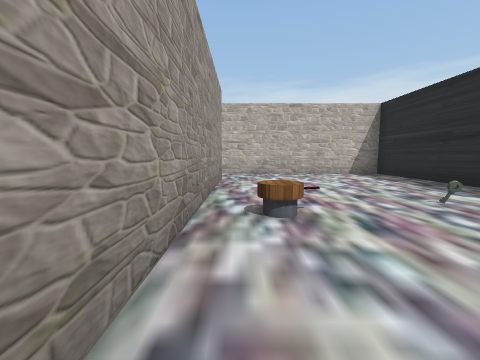
[1] (above)

24 first-person views from a walk through a 3-D level made in the Unity game engine. The camera is 1.3 m above the floor, tilts 6° down and sees 90° across. The floor is counted in squares, 2 m on a side. Each view is taken from the middle of a square. On the plan, view 1 faces up. The plan holds only what a view shows up to about 9 squares ahead; the rest is blank. The place goes on beyond the plan. Some surface patterns are stand-ins.

[2]
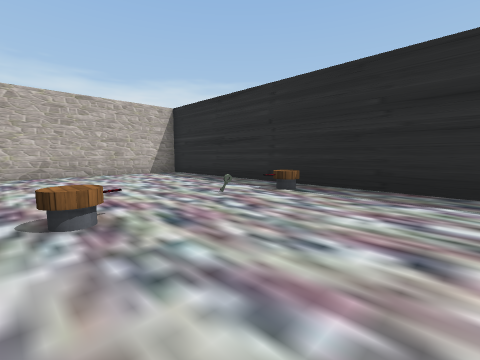

[3]
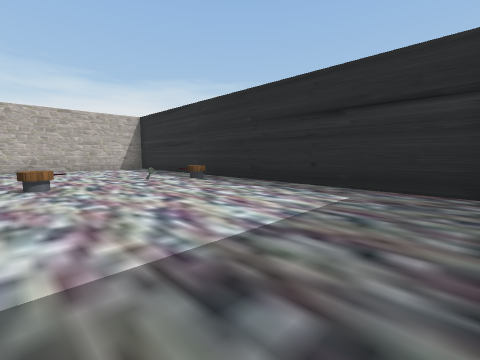

[4]
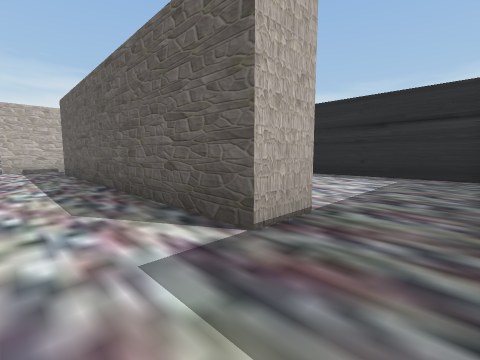

[5]
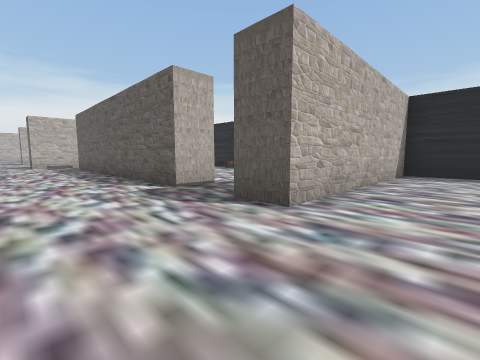

[6]
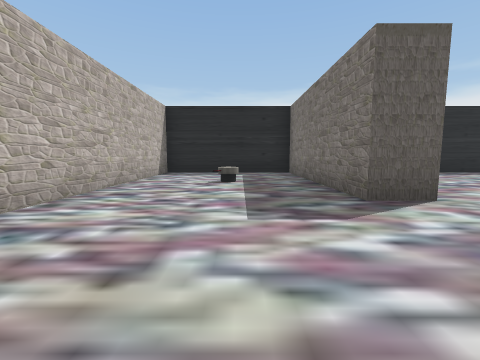

[7]
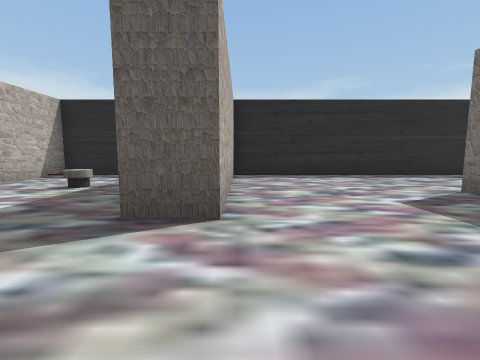

[8]
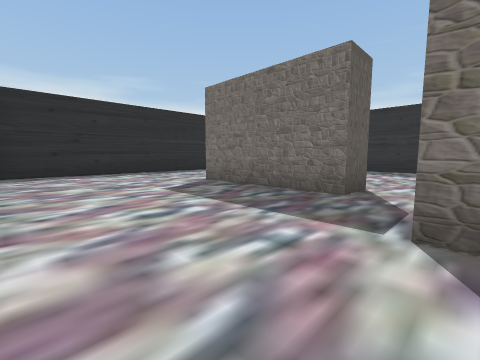

[9]
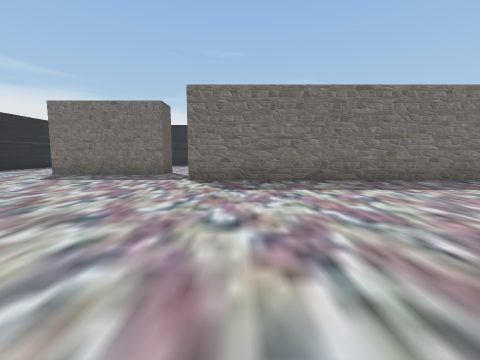

[10]
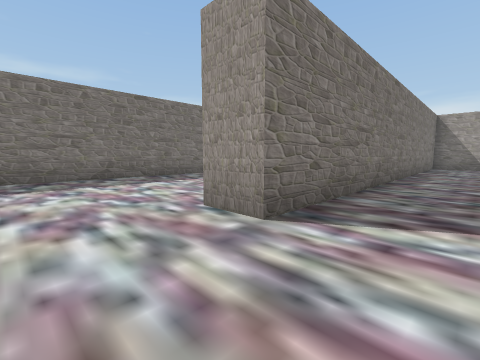

[11]
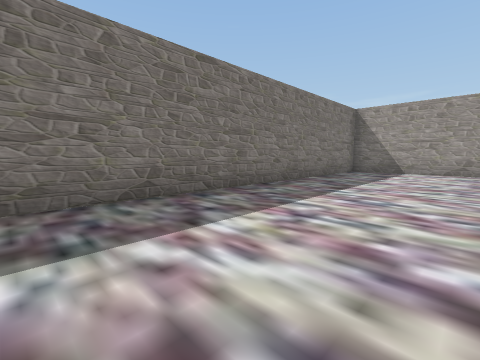

[12]
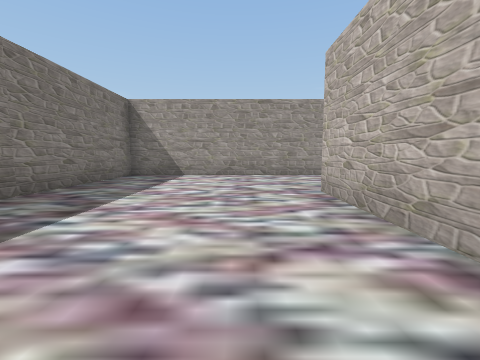

[13]
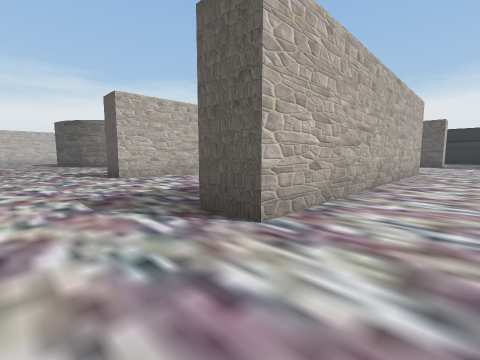

[14]
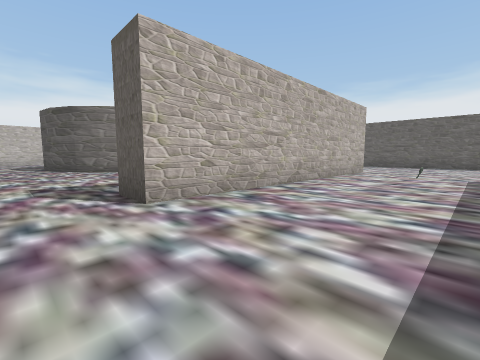

[15]
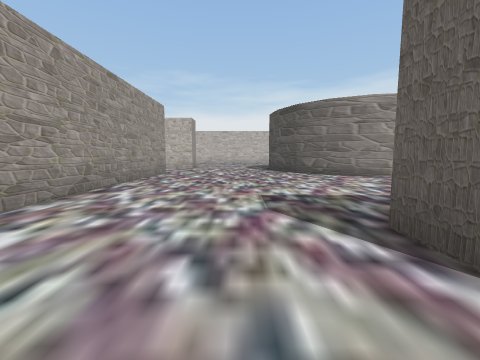

[16]
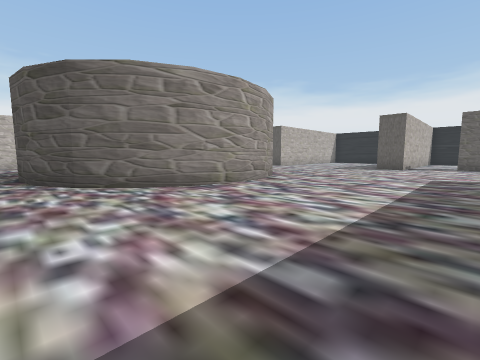

[17]
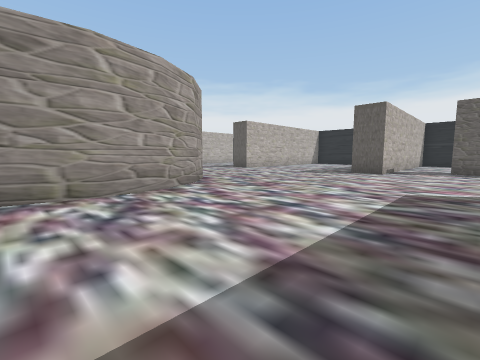

[18]
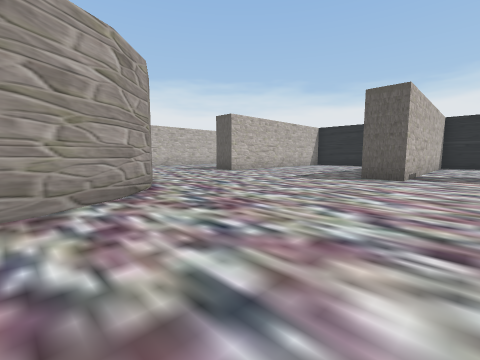

[19]
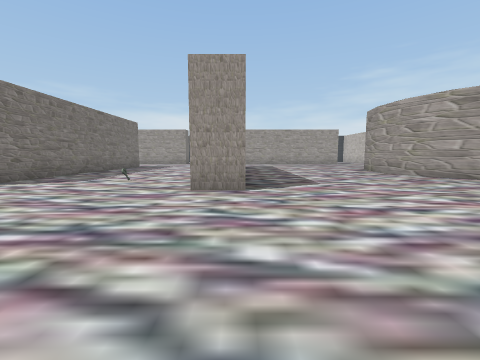

[20]
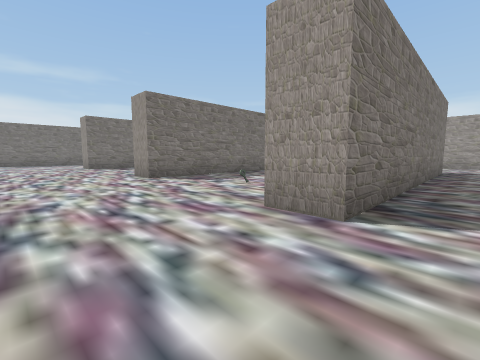

[21]
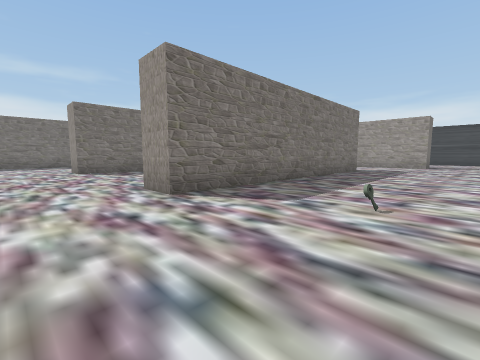

[22]
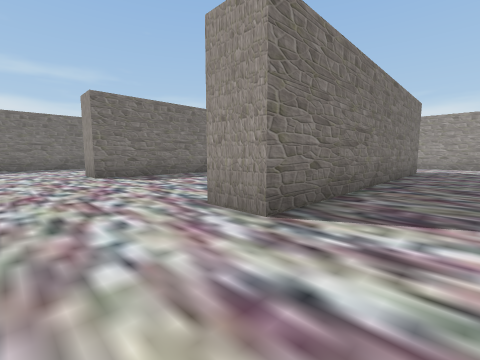

[23]
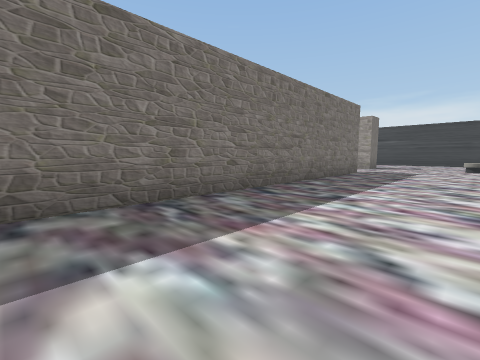

[24]
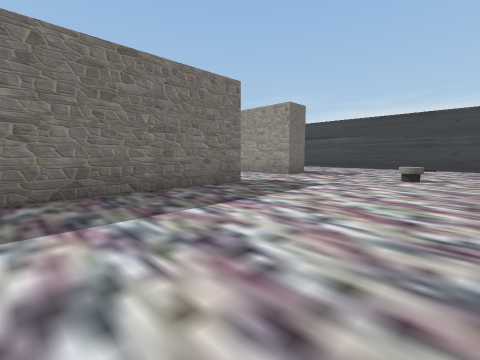

### Floor plan
Points are (right, up) in squares from view 1. A wall is a line through its corners. A room is listed if a view was taken in it or the views show most of it. See-through windows are left out.
Room 1 (views 1, 2, 3)
walls: (-0.5, 6.5) (-0.5, 0.4); (4.8, -3.1) (4.8, 8.3) (-0.6, 8.3)
ways out: opening at (-1, -2.5) to room 2; opening at (-1, 7.5) to room 2
objects: turret (1, 3); key (3, 3); turret (4, 3)
Room 2 (views 4, 5, 6, 7, 8, 9, 10, 11, 12, 13, 14, 15, 16, 17, 18, 19, 20, 21, 22, 23, 24)
walls: (-6.9, -1.5) (-15.3, -1.5) (-15.3, -0.5) (-6.9, -0.5) (-6.9, -1.5); (-6.3, 4.1) (-14.7, 4.1) (-14.7, 5.1) (-6.3, 5.1) (-6.3, 4.1); (-0.4, -1.5) (-1.5, -1.5) (-1.5, 6.8); (-18.7, -0.2) (-18.7, -6.5) (-6.9, -6.5) (-6.9, -7.5); (-16.3, -12.1) (-3.6, -12.1); (-2.5, -15) (-2.5, -13.9) (1.2, -13.9); (-0.6, 8.3) (-3, 8.3) (-3, 9.4); (-19.9, -12.5) (-18.7, -12.5) (-18.7, -14); (4.1, -9.8) (-0.6, -9.8) (-0.6, -8.8) (4.8, -8.8) (4.8, -4.4) (-1.5, -4.4) (-1.5, -3.2); (-7.4, 12.7) (-7.9, 11.6) (-8.7, 10.8) (-9.8, 10.2) (-10.9, 10) (-12.1, 10.2) (-13.2, 10.8) (-14, 11.6) (-14.5, 12.6) (-14.7, 13.6); (-24.3, -8) (-24.3, -8.6); (-18.7, 11.8) (-18.7, 5.6); (4.8, -17.2) (4.8, -9.8)
ways out: opening at (-1, -2.5) to room 1; opening at (-1, 7.5) to room 1; opening at (-17.5, -13); opening at (-3, -14.5)
objects: turret (-19, -9); key (-8, 2); turret (2, -7)

Positions as (right, up) in squares from view 1, and headings:
1: (0, 0), facing up
2: (0, 0), facing up-right
3: (0, -3), facing up-right
4: (-3, -3), facing up-right
5: (-4, -6), facing up-right
6: (-4, -7), facing right
7: (-3, -10), facing right
8: (-4, -10), facing down-right
9: (-5, -6), facing down
10: (-5, -5), facing down-left
11: (-9, -3), facing down-left
12: (-11, -3), facing left
13: (-17, -3), facing up-right
14: (-16, 1), facing up-right
15: (-16, 3), facing up
16: (-15, 6), facing up-right
17: (-12, 6), facing up-right
18: (-10, 7), facing up-right
19: (-2, 5), facing left
20: (-4, 6), facing down-left
21: (-5, 3), facing down-left
22: (-5, 1), facing down-left
23: (-7, -9), facing down-left
24: (-12, -8), facing down-left
